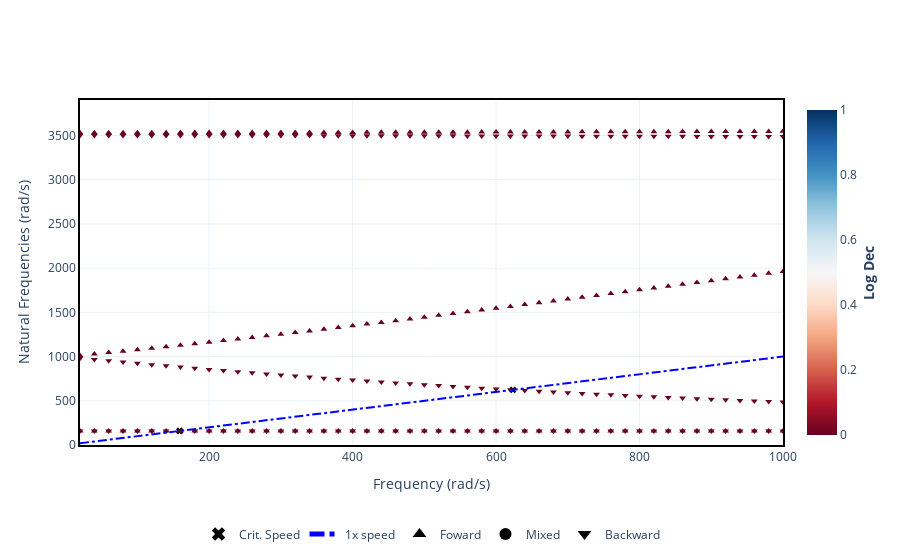

Write notebook code for a chart like this one.
### Code cell
# ===========================================
# DIAGRAMA DE CAMPBELL
#

samples     = 50
speed_range = np.linspace(20, 1000, samples) # [rad/s]
campbell    = rotor.run_campbell(speed_range)
campbell.plot()
